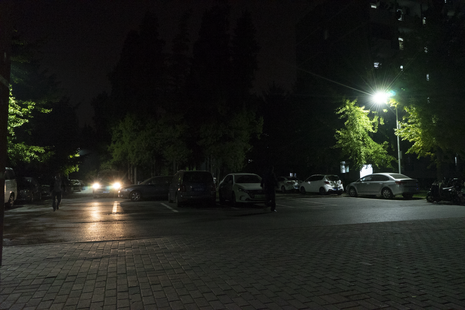
#> input picture Visión Artificial/Actividades/Actividad 1/Actividad1_Mejora_Imagen/data/raw/1088.png, 465 x 310 px, shrunk from 1080 x 720 before the run
$ python 04b_color.py
#> lines starting #> are read from the running program, lines starting #| are printed output that depends on the picture
### Visión Artificial/Actividades/Actividad 1/Actividad1_Mejora_Imagen/src/utils.py
"""
utils.py — Funciones reutilizables para el laboratorio de mejora de imagen.

Centraliza:
  - Lectura/escritura de imágenes (con soporte para rutas con tildes en Windows)
  - Conversión a escala de grises
  - Transformaciones de intensidad (negativo, log, gamma, a trozos)
  - Igualación de histograma (implementación manual desde la fórmula)
  - Métricas de contraste y calidad
  - Helpers de visualización (histogramas)
  - Procesamiento en color (estrategia RGB canal por canal y estrategia HSV)

Las implementaciones priorizan claridad y fidelidad a las fórmulas del Tema 6
sobre eficiencia. Todas las transformaciones operan sobre arreglos numpy en
escala de grises, con valores en el rango [0, 255] y tipo uint8 a la salida.
"""

from pathlib import Path
import numpy as np
import cv2
import matplotlib.pyplot as plt


# =============================================================================
# RUTAS DEL PROYECTO
# =============================================================================

# Raíz del proyecto: dos niveles arriba de este archivo (src/utils.py)
PROJECT_ROOT = Path(__file__).resolve().parent.parent
DATA_RAW     = PROJECT_ROOT / "data" / "raw"
OUT_FIGS     = PROJECT_ROOT / "outputs" / "figures"
OUT_TABLES   = PROJECT_ROOT / "outputs" / "tables"

# Asegurar que los directorios de salida existan
OUT_FIGS.mkdir(parents=True, exist_ok=True)
OUT_TABLES.mkdir(parents=True, exist_ok=True)

# Las 4 imágenes seleccionadas del dataset Dark Face
IMAGENES           = ["1013.png", "1033.png", "1045.png", "1088.png"]
IMAGEN_PROTAGONISTA = "1033.png"
IMAGEN_COLOR        = "1088.png"   # única imagen trabajada en color


# =============================================================================
# E/S DE IMÁGENES  —  usa imdecode para soportar rutas con tildes en Windows
# =============================================================================

def _leer_imagen_bytes(ruta):
    """
    Lee una imagen desde disco usando numpy + imdecode.
    cv2.imread falla en Windows cuando la ruta contiene caracteres
    no-ASCII (tildes, ñ, etc.). np.fromfile + cv2.imdecode no tienen
    ese problema porque leen los bytes directamente sin pasar la ruta
    al sistema de archivos de OpenCV.
    """
    ruta = Path(ruta)
    if not ruta.exists():
        raise FileNotFoundError(f"No se encontró la imagen en: {ruta}")
    buffer = np.fromfile(str(ruta), dtype=np.uint8)
    img = cv2.imdecode(buffer, cv2.IMREAD_COLOR)
#> img is the input picture: shape (310, 465, 3); mean B, G, R 28.4, 33.6, 31.9
    if img is None:
        raise IOError(f"No se pudo decodificar la imagen: {ruta}")
    return img


def cargar_imagen(nombre, escala_grises=True):
    """
    Carga una imagen del directorio data/raw/.

    Parámetros
    ----------
    nombre : str
        Nombre del archivo (ej. "1033.png").
    escala_grises : bool
        Si True, devuelve un arreglo 2D en escala de grises (H, W) uint8.
        Si False, devuelve un arreglo 3D RGB (H, W, 3) uint8.

    Devuelve
    --------
    np.ndarray uint8
    """
#> called with nombre = '1088.png', escala_grises = True
    ruta = DATA_RAW / nombre
    img_bgr = _leer_imagen_bytes(ruta)
    if escala_grises:
        return cv2.cvtColor(img_bgr, cv2.COLOR_BGR2GRAY)
#> returned value: shape (310, 465)
    return cv2.cvtColor(img_bgr, cv2.COLOR_BGR2RGB)


def cargar_imagen_color(nombre):
    """
    Carga una imagen del directorio data/raw/ en color RGB.
    Devuelve un arreglo (H, W, 3) uint8 en orden RGB.
    """
    ruta = DATA_RAW / nombre
    img_bgr = _leer_imagen_bytes(ruta)
    return cv2.cvtColor(img_bgr, cv2.COLOR_BGR2RGB)


def guardar_figura(fig, nombre, dpi=150):
    """Guarda una figura matplotlib en outputs/figures/."""
    ruta = OUT_FIGS / nombre
    fig.savefig(ruta, dpi=dpi, bbox_inches="tight")
    print(f"  ✓ Figura guardada: {ruta.name}")
    return ruta


# =============================================================================
# TRANSFORMACIONES DE INTENSIDAD (FAMILIA 1)
# =============================================================================

# [19 lines left out: functions transf_negativo, transf_logaritmica, not called in this run]


def transf_gamma(A, gamma):
    """
    Ley de potencia / corrección gamma: B = 255 * (A/255)^gamma.
    Se normaliza al rango [0,1] antes de elevar para mantener
    el resultado acotado independientemente del valor de gamma.

    Comportamiento:
        gamma < 1  -> aclara (expande tonos bajos)
        gamma = 1  -> identidad
        gamma > 1  -> oscurece (comprime tonos bajos)
    """
    A_norm = A.astype(np.float64) / 255.0
    B = 255.0 * np.power(A_norm, gamma)
    return np.clip(B, 0, 255).astype(np.uint8)


# [26 lines left out: function transf_a_trozos, not called in this run]


# =============================================================================
# IGUALACIÓN DE HISTOGRAMA (FAMILIA 2)
# =============================================================================

def igualacion_histograma(A):
    """
    Igualación de histograma según la fórmula del Tema 6:
        B(x,y) = round[ (L-1) * CDA( A(x,y) ) ]
    donde:
        h(k)   = número de píxeles con intensidad k
        p(k)   = h(k) / (M*N)           histograma normalizado (fdp)
        CDA(k) = sum_{j=0}^{k} p(j)     función de distribución acumulada
        L      = 256  (8 bits)

    Implementación manual (no usa cv2.equalizeHist) para mantener
    trazabilidad entre la fórmula y el código.
    """
    L  = 256
    MN = A.size

    h   = np.bincount(A.ravel(), minlength=L)   # histograma
    p   = h / MN                                  # fdp
    CDA = np.cumsum(p)                            # acumulada
    T   = np.round((L - 1) * CDA).astype(np.uint8)  # tabla de transformación
    return T[A]                                   # aplicar píxel a píxel


# =============================================================================
# MÉTRICAS DE CONTRASTE Y CALIDAD
# =============================================================================

def metrica_media(A):
    """Media aritmética de intensidades. Indica brillo promedio."""
    return float(np.mean(A))


def metrica_std(A):
    """
    Desviación estándar de intensidades.
    Equivale al contraste RMS (Root Mean Square contrast).
    Mayor std = mayor contraste.
    """
    return float(np.std(A))


def metrica_rango_dinamico_efectivo(A):
    """
    Rango dinámico efectivo: P99 - P1.
    Usa percentiles en lugar de max-min para ser robusto frente a
    píxeles atípicos (ruido impulsivo, píxeles muertos del sensor).
    """
    p1, p99 = np.percentile(A, [1, 99])
    return float(p99 - p1)


def metrica_contraste_michelson(A):
    """
    Contraste de Michelson: (Imax - Imin) / (Imax + Imin).
    Se usan percentiles P1 y P99 para robustez.
    Devuelve un valor en [0, 1]. Mayor = más contraste.
    """
    p1, p99 = np.percentile(A.astype(np.float64), [1, 99])
    if (p99 + p1) == 0:
        return 0.0
    return float((p99 - p1) / (p99 + p1))


def metrica_entropia_shannon(A):
    """
    Entropía de Shannon del histograma normalizado:
        H = -sum_k p(k) * log2(p(k))
    Acotada en [0, 8] bits para imágenes de 8 bits.
    Mayor entropía = histograma más distribuido = más información.
    Los términos p(k) = 0 se excluyen (0·log(0) = 0 por convención).
    """
    h = np.bincount(A.ravel(), minlength=256)
    p = h / A.size
    p_nz = p[p > 0]
    return float(-np.sum(p_nz * np.log2(p_nz)))


def calcular_metricas(A):
    """Devuelve un diccionario con las 5 métricas para una imagen."""
    return {
        "media":                            metrica_media(A),
        "std (RMS)":                        metrica_std(A),
        "rango dinámico efectivo (P99-P1)": metrica_rango_dinamico_efectivo(A),
        "contraste de Michelson":           metrica_contraste_michelson(A),
        "entropía Shannon (bits)":          metrica_entropia_shannon(A),
    }


# =============================================================================
# PROCESAMIENTO EN COLOR
# =============================================================================

def aplicar_a_canales_rgb(img_rgb, transformacion):
    """
    Estrategia A — naive: aplica una transformación de intensidad de forma
    independiente a cada canal R, G y B.

    Limitación conocida: puede producir desplazamiento cromático (color shift)
    porque cada canal tiene una distribución distinta y se mueve de manera
    independiente, alterando los matices originales de la escena.

    Parámetros
    ----------
    img_rgb : np.ndarray (H, W, 3) uint8  —  imagen en RGB
    transformacion : callable  —  función (2D uint8) -> (2D uint8)

    Devuelve
    --------
    np.ndarray (H, W, 3) uint8
    """
    canales = [transformacion(img_rgb[:, :, c]) for c in range(3)]
    return np.stack(canales, axis=2)


def aplicar_a_luminancia_hsv(img_rgb, transformacion):
    """
    Estrategia B — preferida: convierte a HSV, aplica la transformación
    únicamente al canal V (Value / luminancia), y reconvierte a RGB.

    Preserva el matiz (H) y la saturación (S), modificando solo el brillo.
    Evita el desplazamiento cromático de la estrategia A.

    Parámetros
    ----------
    img_rgb : np.ndarray (H, W, 3) uint8  —  imagen en RGB
    transformacion : callable  —  función (2D uint8) -> (2D uint8)

    Devuelve
    --------
    np.ndarray (H, W, 3) uint8
    """
    img_hsv = cv2.cvtColor(img_rgb, cv2.COLOR_RGB2HSV)
    H, S, V = cv2.split(img_hsv)
    V_transf = transformacion(V)
    img_hsv_transf = cv2.merge([H, S, V_transf])
    return cv2.cvtColor(img_hsv_transf, cv2.COLOR_HSV2RGB)


# =============================================================================
# HELPERS DE VISUALIZACIÓN
# =============================================================================

# [19 lines left out: function plot_histograma, not called in this run]


def plot_imagen(ax, A, titulo="", cmap="gray"):
    """
    Dibuja una imagen sobre un eje matplotlib.
    Para imágenes en color pasar cmap=None.
    vmin/vmax fijos en [0,255] para comparaciones consistentes entre paneles.
    """
    if cmap is None:
        ax.imshow(A)
    else:
        ax.imshow(A, cmap=cmap, vmin=0, vmax=255)
    ax.set_title(titulo, fontsize=10)
    ax.axis("off")


# =============================================================================
# TEST DE INTEGRIDAD
# =============================================================================

# [43 lines that do not run on import are left out]

### Visión Artificial/Actividades/Actividad 1/Actividad1_Mejora_Imagen/src/04b_color.py
"""
04b_color.py — Procesamiento en color: comparación de estrategias.

Aplica dos técnicas de mejora (gamma γ=0.5 e igualación de histograma)
sobre la imagen 1088.png en color, usando dos estrategias distintas:

    Estrategia A — naive: aplica la transformación canal por canal (R, G, B)
        de forma independiente. Puede producir desplazamiento cromático
        (color shift) porque cada canal tiene una distribución distinta.

    Estrategia B — HSV: convierte a espacio HSV, aplica la transformación
        solo al canal V (luminancia) y reconvierte a RGB. Preserva los
        matices (H) y la saturación (S) originales.

La figura comparativa permite evidenciar el desplazamiento cromático
producido por la estrategia A y justificar el uso de la estrategia B
como práctica estándar en procesamiento de imágenes en color.
"""

import sys
from pathlib import Path
import numpy as np
import pandas as pd
import matplotlib.pyplot as plt
import matplotlib.gridspec as gridspec
import cv2

sys.path.insert(0, str(Path(__file__).resolve().parent))

from utils import (
    IMAGEN_COLOR,
    OUT_TABLES,
    cargar_imagen_color,
    cargar_imagen,
    plot_imagen,
    plot_histograma,
    calcular_metricas,
    guardar_figura,
    transf_gamma,
    igualacion_histograma,
    aplicar_a_canales_rgb,
    aplicar_a_luminancia_hsv,
)


def calcular_metricas_color(img_rgb):
    """
    Calcula métricas sobre la luminancia (canal V en HSV) de una imagen
    en color. Esto permite comparar técnicas usando la misma métrica
    independientemente de si la imagen fue procesada en RGB o HSV.
    """
    img_hsv = cv2.cvtColor(img_rgb, cv2.COLOR_RGB2HSV)
    V = img_hsv[:, :, 2]
    return calcular_metricas(V)


def medir_color_shift(img_orig_rgb, img_transf_rgb):
    """
    Mide el desplazamiento cromático entre dos imágenes en color.

    Calcula la diferencia media en el canal H (matiz) del espacio HSV.
    El matiz está en [0, 179] en OpenCV (8 bits). Una diferencia de
    matiz > 5 es perceptible al ojo humano.

    También calcula la diferencia media en saturación (canal S).

    Devuelve un diccionario con las métricas de desplazamiento cromático.
    """
    def to_hsv(img):
        return cv2.cvtColor(img, cv2.COLOR_RGB2HSV).astype(np.float32)

    hsv_orig  = to_hsv(img_orig_rgb)
    hsv_transf = to_hsv(img_transf_rgb)

    # Diferencia en matiz (H): considerar la circularidad del círculo de color
    diff_H = np.abs(hsv_transf[:, :, 0] - hsv_orig[:, :, 0])
    diff_H = np.minimum(diff_H, 180 - diff_H)   # distancia circular

    diff_S = np.abs(hsv_transf[:, :, 1] - hsv_orig[:, :, 1])
    diff_V = np.abs(hsv_transf[:, :, 2] - hsv_orig[:, :, 2])

    return {
        "delta_H_mean": round(float(np.mean(diff_H)), 3),
        "delta_H_max":  round(float(np.max(diff_H)),  3),
        "delta_S_mean": round(float(np.mean(diff_S)), 3),
        "delta_V_mean": round(float(np.mean(diff_V)), 3),
    }


def main():
    print("=" * 70)
    print("Script 04b — Procesamiento en color: RGB naive vs HSV")
    print(f"Imagen: {IMAGEN_COLOR}")
    print("=" * 70)

    img_color = cargar_imagen_color(IMAGEN_COLOR)
    img_gris  = cargar_imagen(IMAGEN_COLOR, escala_grises=True)

    # Transformaciones a aplicar
    gamma_fn   = lambda A: transf_gamma(A, 0.5)
    equal_fn   = igualacion_histograma

    tecnicas = [
        ("Gamma γ=0.5",          gamma_fn),
        ("Igualación histograma", equal_fn),
    ]

    filas = []

    # -----------------------------------------------------------------
    # Figura 1: comparación RGB naive vs HSV por técnica
    # Estructura: 2 técnicas × filas
    # Columnas: original | RGB naive | HSV | diff H (matiz)
    # -----------------------------------------------------------------
    n_tecnicas = len(tecnicas)

    fig1 = plt.figure(figsize=(22, 6 * n_tecnicas + 2))
    fig1.suptitle(
        f"Procesamiento en color — {IMAGEN_COLOR}\n"
        "Estrategia A (RGB canal por canal) vs Estrategia B (canal V en HSV)",
        fontsize=13, fontweight="bold", y=0.999,
    )

    gs1 = gridspec.GridSpec(
        nrows=n_tecnicas, ncols=5,
        figure=fig1,
        width_ratios=[1.4, 1.4, 1.4, 1.4, 1],
        hspace=0.4, wspace=0.2,
    )

    col_titles = [
        "Original (color)",
        "Estrategia A\n(RGB canal por canal)",
        "Estrategia B\n(canal V en HSV)",
        "Diferencia A vs B\n(amplificada)",
        "Histograma\nluminancia (V)",
    ]

    for i, (nombre_tecnica, funcion) in enumerate(tecnicas):
        print(f"\n  Técnica: {nombre_tecnica}")

        # Aplicar con las dos estrategias
        img_rgb_naive = aplicar_a_canales_rgb(img_color, funcion)
        img_hsv_based = aplicar_a_luminancia_hsv(img_color, funcion)

        # Diferencia absoluta entre estrategias (en luminancia)
        V_naive = cv2.cvtColor(img_rgb_naive, cv2.COLOR_RGB2HSV)[:, :, 2]
        V_hsv   = cv2.cvtColor(img_hsv_based, cv2.COLOR_RGB2HSV)[:, :, 2]
        diff_V  = np.abs(V_naive.astype(np.int16) - V_hsv.astype(np.int16))
        diff_V  = diff_V.clip(0, 255).astype(np.uint8)
        max_d   = diff_V.max()
        if max_d > 0:
            diff_V_amp = (diff_V.astype(np.float32) / max_d * 255).astype(np.uint8)
        else:
            diff_V_amp = diff_V

        # Métricas de color shift
        cs_naive = medir_color_shift(img_color, img_rgb_naive)
        cs_hsv   = medir_color_shift(img_color, img_hsv_based)

        # Métricas de luminancia
        m_orig  = calcular_metricas_color(img_color)
        m_naive = calcular_metricas_color(img_rgb_naive)
        m_hsv   = calcular_metricas_color(img_hsv_based)

        print(f"    Color shift (ΔH) — RGB naive: {cs_naive['delta_H_mean']:.3f}  "
              f"HSV: {cs_hsv['delta_H_mean']:.3f}")
        print(f"    Std luminancia — orig: {m_orig['std (RMS)']:.1f}  "
              f"naive: {m_naive['std (RMS)']:.1f}  "
              f"HSV: {m_hsv['std (RMS)']:.1f}")

        # Subplots
        ax0 = fig1.add_subplot(gs1[i, 0])
        ax1 = fig1.add_subplot(gs1[i, 1])
        ax2 = fig1.add_subplot(gs1[i, 2])
        ax3 = fig1.add_subplot(gs1[i, 3])
        ax4 = fig1.add_subplot(gs1[i, 4])

        # Títulos de columna solo en la primera fila
        t0 = col_titles[0] if i == 0 else ""
        t1 = (col_titles[1] if i == 0 else "") + f"\n{nombre_tecnica}"
        t2 = (col_titles[2] if i == 0 else "") + f"\n{nombre_tecnica}"
        t3 = col_titles[3] if i == 0 else "Diferencia A vs B\n(amplificada)"
        t4 = col_titles[4] if i == 0 else "Histograma\nluminancia (V)"

        plot_imagen(ax0, img_color,     titulo=t0, cmap=None)
        plot_imagen(ax1, img_rgb_naive, titulo=t1, cmap=None)
        plot_imagen(ax2, img_hsv_based, titulo=t2, cmap=None)
        plot_imagen(ax3, diff_V_amp,    titulo=t3, cmap="hot")

        # Histograma de luminancia: original, naive, HSV superpuestos
        V_orig = cv2.cvtColor(img_color, cv2.COLOR_RGB2HSV)[:, :, 2]
        ax4.hist(V_orig.ravel(),       bins=128, range=(0,256),
                 color="gray",       alpha=0.5, label="Original", density=True)
        ax4.hist(V_naive.ravel(),      bins=128, range=(0,256),
                 color="steelblue",  alpha=0.5, label="RGB naive", density=True)
        ax4.hist(V_hsv.ravel(),        bins=128, range=(0,256),
                 color="darkorange", alpha=0.5, label="HSV", density=True)
        ax4.set_title(t4, fontsize=9)
        ax4.set_xlabel("Intensidad V", fontsize=8)
        ax4.set_ylabel("Densidad", fontsize=8)
        ax4.legend(fontsize=7)
        ax4.grid(alpha=0.3)
        ax4.set_xlim(0, 256)

        # Anotar color shift bajo imágenes
        ax1.set_xlabel(
            f"ΔH={cs_naive['delta_H_mean']:.2f}  "
            f"ΔS={cs_naive['delta_S_mean']:.1f}",
            fontsize=8,
        )
        ax2.set_xlabel(
            f"ΔH={cs_hsv['delta_H_mean']:.2f}  "
            f"ΔS={cs_hsv['delta_S_mean']:.1f}",
            fontsize=8,
        )
        ax3.set_xlabel(
            f"diff_V max={max_d}  mean={np.mean(diff_V):.1f}",
            fontsize=8,
        )

        filas.append({
            "técnica":            nombre_tecnica,
            "estrategia":         "RGB naive",
            "delta_H_mean":       cs_naive["delta_H_mean"],
            "delta_S_mean":       cs_naive["delta_S_mean"],
            "std_luminancia":     round(m_naive["std (RMS)"], 2),
            "entropia_luminancia":round(m_naive["entropía Shannon (bits)"], 3),
        })
        filas.append({
            "técnica":            nombre_tecnica,
            "estrategia":         "HSV",
            "delta_H_mean":       cs_hsv["delta_H_mean"],
            "delta_S_mean":       cs_hsv["delta_S_mean"],
            "std_luminancia":     round(m_hsv["std (RMS)"], 2),
            "entropia_luminancia":round(m_hsv["entropía Shannon (bits)"], 3),
        })
#> this loop made 2 passes
#> max_d on passes 1 to 2: 0, 26
#> (printed output is left out)
#> pass 1, in aplicar_a_luminancia_hsv, `H, S, V = cv2.split(img_hsv)`:
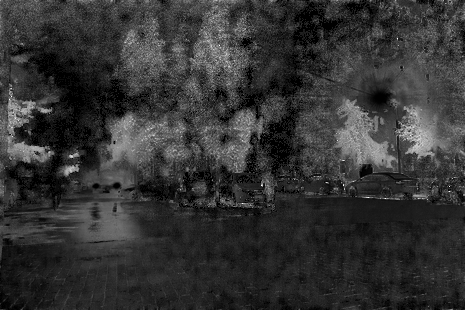
#> S: shape (310, 465); min 0, max 255, mean 51.6
#> after the loop:
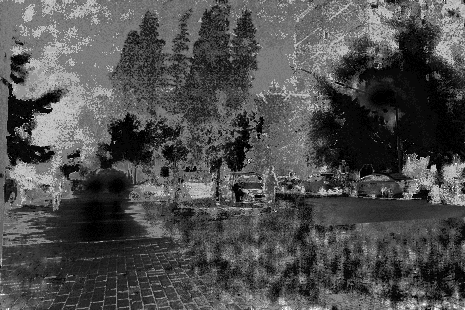
#> diff_V: shape (310, 465); min 0, max 26, mean 8; drawn with min black and max white
#> after the loop:
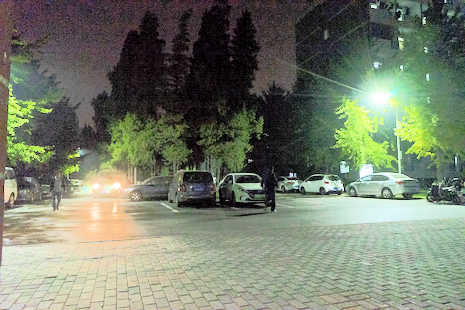
#> img_hsv_based: shape (310, 465, 3); mean R, G, B 117.9, 125.5, 107.2
#> after the loop:
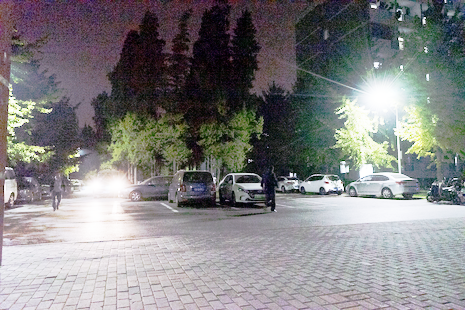
#> img_rgb_naive: shape (310, 465, 3); mean R, G, B 130.2, 129.7, 130.4
#> after the loop, filas = 4 items

    guardar_figura(fig1, "fig04b_color_comparison.png", dpi=130)
#> in guardar_figura, `fig.savefig(ruta, dpi=dpi, bbox_inches="tight")`:
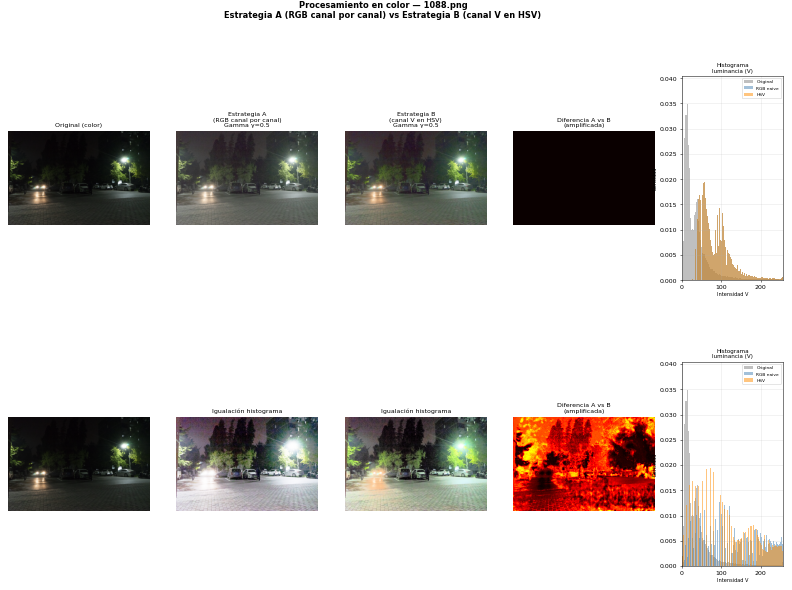
#> figure drawn by matplotlib, 10 panels; panel 5: tallest bar 0.0385 high, from x = 12 to 14; panel 5: tallest bar 0.0194 high, from x = 56 to 58; panel 5: tallest bar 0.0194 high, from x = 56 to 58; panel 10: tallest bar 0.0385 high, from x = 12 to 14
    plt.close(fig1)

    # -----------------------------------------------------------------
    # Figura 2: zoom en zona iluminada para ver color shift
    # -----------------------------------------------------------------
    gamma_rgb  = aplicar_a_canales_rgb(img_color,  lambda A: transf_gamma(A, 0.5))
#> in transf_gamma (call 5), `B = 255.0 * np.power(A_norm, gamma)`:
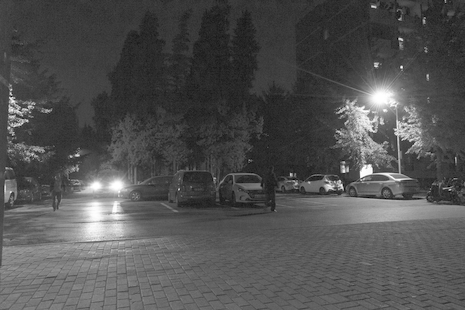
#> B: shape (310, 465) float64; min 0, max 255, mean 81.9
#> in transf_gamma (call 7), `A_norm = A.astype(np.float64) / 255.0`:
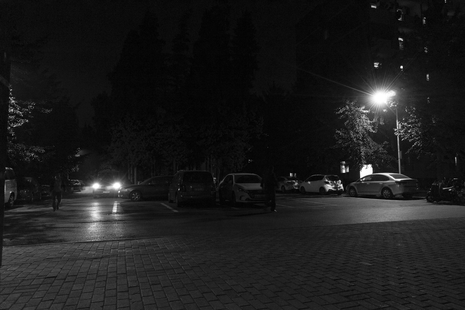
#> A_norm: shape (310, 465) float64; min 0, max 1, mean 0.111
#> (the rest of the program and of its run is left out)
